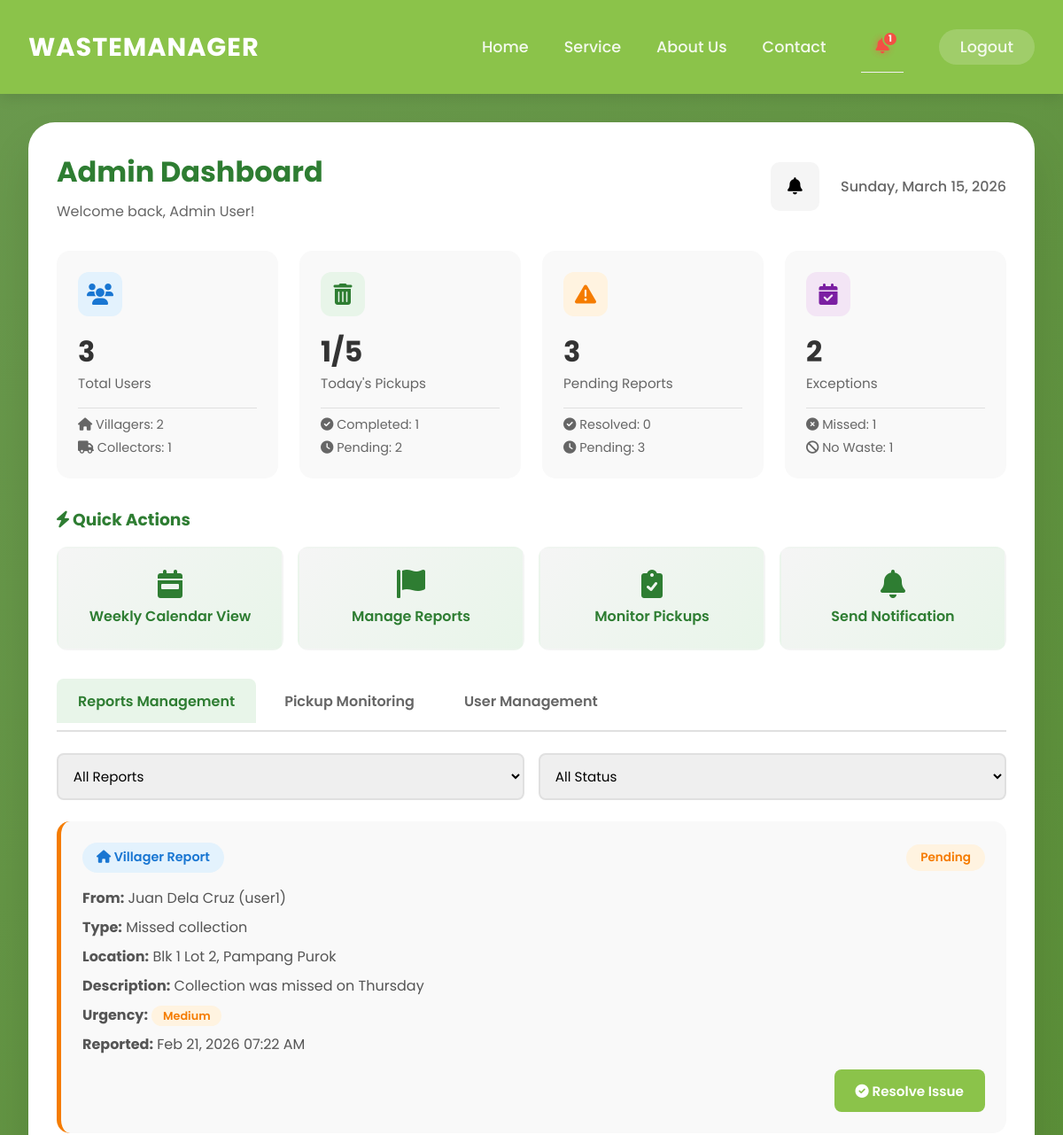
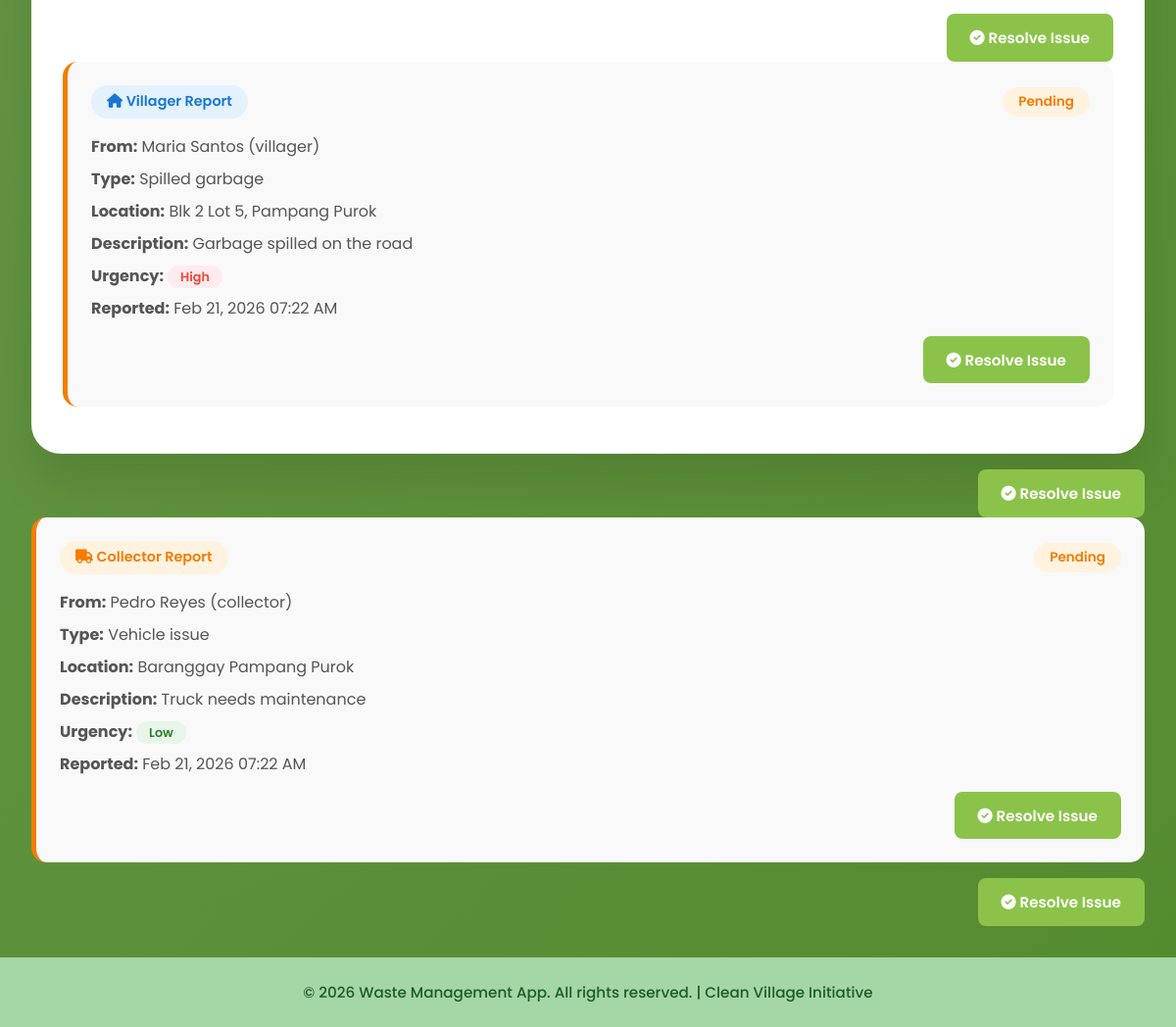
The app's page /admin-dashboard.php (signed in) with its own data (2 pictures, top to bottom).
### tables this page shows
CREATE TABLE `reports` (
  `id` int(11) NOT NULL,
  `reporter_id` int(11) NOT NULL,
  `reporter_type` enum('villager','collector') NOT NULL,
  `issue_type` varchar(50) NOT NULL,
  `location` varchar(255) NOT NULL,
  `description` text NOT NULL,
  `contact_number` varchar(20) DEFAULT NULL,
  `urgency` enum('low','medium','high') DEFAULT 'low',
  `status` enum('pending','resolved') DEFAULT 'pending',
  `admin_response` text DEFAULT NULL,
  `resolved_by` int(11) DEFAULT NULL,
  `resolved_at` timestamp NULL DEFAULT NULL,
  `created_at` timestamp NOT NULL DEFAULT current_timestamp()
);

CREATE TABLE `users` (
  `id` int(11) NOT NULL,
  `username` varchar(50) NOT NULL,
  `password` varchar(255) NOT NULL,
  `name` varchar(100) NOT NULL,
  `role` enum('villager','collector','admin') NOT NULL DEFAULT 'villager',
  `email` varchar(100) DEFAULT NULL,
  `contact_number` varchar(20) DEFAULT NULL,
  `address` text DEFAULT NULL,
  `created_at` timestamp NOT NULL DEFAULT current_timestamp(),
  `last_login` timestamp NULL DEFAULT NULL,
  `is_active` tinyint(1) DEFAULT 1
);

### config.php (called while the page is built, shortened)
<?php
function getUserName() {
    if (isset($_SESSION['user_name'])) {
        return $_SESSION['user_name'];
    }
    $username = $_SESSION['user'] ?? '';
    return $GLOBALS['valid_users'][$username]['name'] ?? $username;
}
function getAllReports() {
    try {
        $db = getDB();
        $query = "SELECT r.*, u.name as reporter_name, u.username
                  FROM reports r
                  JOIN users u ON r.reporter_id = u.id
                  ORDER BY r.created_at DESC";
        $stmt = $db->query($query);
        $results = $stmt->fetchAll();
        return $results;
    } catch (Exception $e) {
        error_log("Database get all reports failed: " . $e->getMessage());
    }
    $all = [];
    usort($all, function($a, $b) {
        $date_a = $a['created_at'] ?? '1970-01-01';
        $date_b = $b['created_at'] ?? '1970-01-01';
        return strtotime($date_b) - strtotime($date_a);
    });
    return $all;
}
function getPickupStats() {
    $stats = [
        'total' => count($_SESSION['pickup_statuses']),
        'pending' => 0,
        'completed' => 0,
        'missed' => 0,
        'no_waste' => 0
    ];
    foreach ($_SESSION['pickup_statuses'] as $pickup) {
        $stats[$pickup['status']]++;
    }
    return $stats;
}
?>

### admin-dashboard.php (the view, shortened to what this page needs)
<?php
require_once 'config.php';
$total_villagers = 0;
$total_collectors = 0;
foreach ($GLOBALS['valid_users'] as $user => $data) {
    if ($data['role'] === 'villager') $total_villagers++;
    if ($data['role'] === 'collector') $total_collectors++;
}
$pickup_stats = getPickupStats();
$all_reports = getAllReports();
$pending_reports = count(array_filter($all_reports, fn($r) => $r['status'] === 'pending'));
$resolved_reports = count(array_filter($all_reports, fn($r) => $r['status'] === 'resolved'));
include 'header.php';
?>
<div class="admin-dashboard">
    <div class="dashboard-header">
        <div>
            <h2>Admin Dashboard</h2>
            <p class="welcome-text">Welcome back, <?php echo getUserName(); ?>!</p>
        </div>
        <div class="header-actions">
            <div class="notifications-dropdown">
                <button class="notifications-btn" onclick="toggleNotifications()">
                    <i class="fas fa-bell"></i>
                </button>
            </div>
            <span class="date-display"><?php echo date('l, F j, Y'); ?></span>
        </div>
    </div>
    <div class="metrics-grid">
        <div class="metric-card">
            <div class="metric-icon blue">
                <i class="fas fa-users"></i>
            </div>
            <div class="metric-info">
                <span class="metric-value"><?php echo $total_villagers + $total_collectors; ?></span>
                <span class="metric-label">Total Users</span>
            </div>
            <div class="metric-breakdown">
                <span><i class="fas fa-home"></i> Villagers: <?php echo $total_villagers; ?></span>
                <span><i class="fas fa-truck"></i> Collectors: <?php echo $total_collectors; ?></span>
            </div>
        </div>
        <div class="metric-card">
            <div class="metric-icon green">
                <i class="fas fa-trash-alt"></i>
            </div>
            <div class="metric-info">
                <span class="metric-value"><?php echo $pickup_stats['completed']; ?>/<?php echo $pickup_stats['total']; ?></span>
                <span class="metric-label">Today's Pickups</span>
            </div>
            <div class="metric-breakdown">
                <span><i class="fas fa-check-circle"></i> Completed: <?php echo $pickup_stats['completed']; ?></span>
                <span><i class="fas fa-clock"></i> Pending: <?php echo $pickup_stats['pending']; ?></span>
            </div>
        </div>
        <div class="metric-card">
            <div class="metric-icon orange">
                <i class="fas fa-exclamation-triangle"></i>
            </div>
            <div class="metric-info">
                <span class="metric-value"><?php echo $pending_reports; ?></span>
                <span class="metric-label">Pending Reports</span>
            </div>
            <div class="metric-breakdown">
                <span><i class="fas fa-check-circle"></i> Resolved: <?php echo $resolved_reports; ?></span>
                <span><i class="fas fa-clock"></i> Pending: <?php echo $pending_reports; ?></span>
            </div>
        </div>
        <div class="metric-card">
            <div class="metric-icon purple">
                <i class="fas fa-calendar-check"></i>
            </div>
            <div class="metric-info">
                <span class="metric-value"><?php echo $pickup_stats['missed'] + $pickup_stats['no_waste']; ?></span>
                <span class="metric-label">Exceptions</span>
            </div>
            <div class="metric-breakdown">
                <span><i class="fas fa-times-circle"></i> Missed: <?php echo $pickup_stats['missed']; ?></span>
                <span><i class="fas fa-ban"></i> No Waste: <?php echo $pickup_stats['no_waste']; ?></span>
            </div>
        </div>
    </div>
    <div class="quick-actions">
        <h3><i class="fas fa-bolt"></i> Quick Actions</h3>
        <div class="action-grid">
            <a href="calendar.php" class="action-card">
                <i class="fas fa-calendar-week"></i>
                <span>Weekly Calendar View</span>
            </a>
            <a href="#reports" onclick="showTab('reports')" class="action-card">
                <i class="fas fa-flag"></i>
                <span>Manage Reports</span>
            </a>
            <a href="#pickups" onclick="showTab('pickups')" class="action-card">
                <i class="fas fa-clipboard-check"></i>
                <span>Monitor Pickups</span>
            </a>
            <a href="#notifications" onclick="openNotificationModal()" class="action-card">
                <i class="fas fa-bell"></i>
                <span>Send Notification</span>
            </a>
        </div>
    </div>
    <div class="admin-tabs">
        <button class="tab-btn active" onclick="showTab('reports')">Reports Management</button>
        <button class="tab-btn" onclick="showTab('pickups')">Pickup Monitoring</button>
        <button class="tab-btn" onclick="showTab('users')">User Management</button>
    </div>
    <div id="reports-tab" class="tab-content active">
        <div class="reports-filters">
            <select id="reportTypeFilter" onchange="filterReports()">
                <option value="all">All Reports</option>
            </select>
            <select id="reportStatusFilter" onchange="filterReports()">
                <option value="all">All Status</option>
            </select>
        </div>
        <div class="reports-list">
            <?php foreach ($all_reports as $report): ?>
                <div class="report-card <?php echo $report['status']; ?>"
                    data-type="<?php echo $report['reporter_type'] ?? $report['type'] ?? 'villager'; ?>"
                    data-status="<?php echo $report['status']; ?>">
                    <div class="report-header">
                        <?php
                        $report_type = $report['reporter_type'] ?? $report['type'] ?? 'villager';
                        $report_type_display = ucfirst($report_type);
                        $report_type_icon = ($report_type === 'villager') ? 'home' : 'truck';
                        ?>
                        <div class="report-type-badge <?php echo $report_type; ?>">
                            <i class="fas fa-<?php echo $report_type_icon; ?>"></i>
                            <?php echo $report_type_display; ?> Report
                        </div>
                        <span class="report-status <?php echo $report['status']; ?>">
                            <?php echo ucfirst($report['status']); ?>
                        </span>
                    </div>
                    <div class="report-body">
                        <p><strong>From:</strong>
                            <?php
                            if (isset($report['reporter_name'])) {
                                echo $report['reporter_name'];
                            } elseif (isset($report['name'])) {
                                echo $report['name'];
                            } else {
                                echo 'Unknown';
                            }
                            if (isset($report['username'])) {
                                echo ' (' . $report['username'] . ')';
                            } elseif (isset($report['reporter'])) {
                                echo ' (' . $report['reporter'] . ')';
                            }
                            ?>
                        </p>
                        <p><strong>Type:</strong>
                            <?php
                            if (isset($report['issue_type'])) {
                                echo str_replace('_', ' ', ucfirst($report['issue_type']));
                            } else {
                                echo 'General';
                            }
                            ?>
                        </p>
                        <p><strong>Location:</strong> <?php echo $report['location'] ?? 'N/A'; ?></p>
                        <p><strong>Description:</strong>
                            <?php
                            if (!empty($report['description'])) {
                                echo nl2br(htmlspecialchars($report['description']));
                            } elseif (!empty($report['message'])) {
                                echo nl2br(htmlspecialchars($report['message']));
                            } else {
                                echo 'No description';
                            }
                            ?>
                        </p>
                        <p><strong>Urgency:</strong>
                            <span class="urgency-tag <?php echo $report['urgency'] ?? 'low'; ?>">
                                <?php echo ucfirst($report['urgency'] ?? 'low'); ?>
                            </span>
                        </p>
                        <p><strong>Reported:</strong>
                            <?php
                            if (isset($report['created_at'])) {
                                echo date('M d, Y h:i A', strtotime($report['created_at']));
                            } else {
                                echo 'Unknown date';
                            }
                            ?>
                        </p>
                    </div>
                    <?php if ($report['status'] === 'pending'): ?>
                        <div class="report-actions">
                            <button class="btn-resolve" onclick="openResolveModal('<?php echo $report['id']; ?>')">
                                <i class="fas fa-check-circle"></i> Resolve Issue
                            </button>
                        </div>
                    <?php endif; ?>
                </div>
                    </div>
                    <?php if ($report['status'] === 'pending'): ?>
                        <div class="report-actions">
                            <button class="btn-resolve" onclick="openResolveModal('<?php echo $report['id']; ?>')">
                                <i class="fas fa-check-circle"></i> Resolve Issue
                            </button>
                        </div>
                    <?php endif; ?>
                </div>
            <?php endforeach; ?>
<?php include 'footer.php'; ?>

### records on screen
reports: reporter_type "Villager", status "Pending", reporter.name "Juan Dela Cruz", reporter.username "user1", issue_type "Missed collection", location "Blk 1 Lot 2, Pampang Purok", description "Collection was missed on Thursday", urgency "Medium", created_at "Feb 21, 2026 07:22 AM"
reports: reporter_type "Villager", status "Pending", reporter.name "Maria Santos", reporter.username "villager", issue_type "Spilled garbage", location "Blk 2 Lot 5, Pampang Purok", description "Garbage spilled on the road", urgency "High", created_at "Feb 21, 2026 07:22 AM"
reports: reporter_type "Collector", status "Pending", reporter.name "Pedro Reyes", reporter.username "collector", issue_type "Vehicle issue", location "Baranggay Pampang Purok", description "Truck needs maintenance", urgency "Low", created_at "Feb 21, 2026 07:22 AM"

### other values on screen
$notif_count "1"
getUserName() "Admin User"
$total_villagers + $total_collectors "3"
$total_villagers "2"
$total_collectors "1"
$pickup_stats['completed'] "1"
$pickup_stats['total'] "5"
$pickup_stats['pending'] "2"
$pending_reports "3"
$resolved_reports "0"
$pickup_stats['missed'] + $pickup_stats['no_waste'] "2"
$pickup_stats['missed'] "1"
$pickup_stats['no_waste'] "1"
